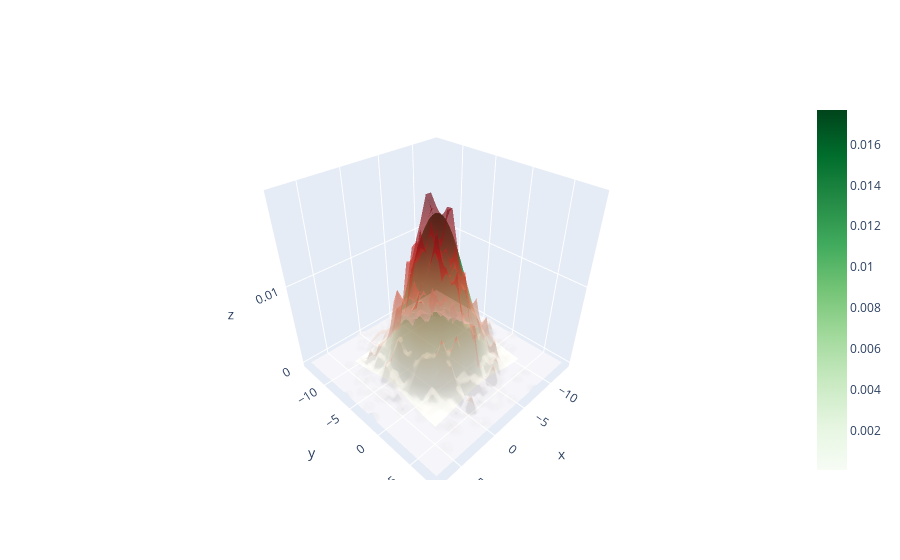

Source (notebook cell):
### Markdown cell above
Désormais, générons une loi normal de moyenne -3 et d'écart type 3.

### Code cell
def Box_Muller(N_sample = 10000,mu=-3,sigma=3):
    X_gen,Y_gen=[],[]
    for j in range(N_sample):
        u1 = nprd.uniform()
        u2=nprd.uniform()
        R= -2*np.log(u1)
        V=2*np.pi*u2
        X_gen.append(sigma*np.sqrt(R)*np.cos(V)+mu)
        Y_gen.append(sigma*np.sqrt(R)*np.sin(V)+mu)
    return(X_gen,Y_gen)

X,Y =  Box_Muller(N_sample = 5000,mu=-3,sigma=3)

from scipy.stats import multivariate_normal
norm_2d = multivariate_normal([-3,-3],3**2*np.identity(2))
x,y=np.mgrid[-10:4:.1, -10:4:.1]
z= np.dstack((x, y))
h,x2,y2,image = plt.hist2d(X,Y,bins=30,density=True)

fig = go.Figure(data=[go.Surface(z=norm_2d.pdf(z), x=x, y=y,opacity=0.7,colorscale="Greens"),
                      go.Surface(z=h, x=x2, y=y2, opacity=0.4,colorscale='Reds',showscale=False)])
fig.show()

### Figure 1 — Plotly figure (JSON) as saved in the notebook; plotly's stock layout.template omitted (floating-point values rounded to 4 significant figures; data arrays with more than 128 entries replaced by an {"elided": "..."} marker saying what was removed)
{"data": [{"colorscale": [[0, "rgb(247,252,245)"], [0.125, "rgb(229,245,224)"], [0.25, "rgb(199,233,192)"], [0.375, "rgb(161,217,155)"], [0.5, "rgb(116,196,118)"], [0.625, "rgb(65,171,93)"], [0.75, "rgb(35,139,69)"], [0.875, "rgb(0,109,44)"], [1, "rgb(0,68,27)"]], "opacity": 0.7, "type": "surface", "x": {"elided": "140x140 float values"}, "y": {"elided": "140x140 float values"}, "z": {"elided": "140x140 float values"}}, {"colorscale": [[0, "rgb(255,245,240)"], [0.125, "rgb(254,224,210)"], [0.25, "rgb(252,187,161)"], [0.375, "rgb(252,146,114)"], [0.5, "rgb(251,106,74)"], [0.625, "rgb(239,59,44)"], [0.75, "rgb(203,24,29)"], [0.875, "rgb(165,15,21)"], [1, "rgb(103,0,13)"]], "opacity": 0.4, "showscale": false, "type": "surface", "x": [-13.21, -12.49, -11.77, -11.05, -10.33, -9.611, -8.892, -8.172, -7.453, -6.734, -6.015, -5.296, -4.577, -3.858, -3.139, -2.42, -1.701, -0.9815, -0.2624, 0.4568, 1.176, 1.895, 2.614, 3.333, 4.052, 4.771, 5.49, 6.21, 6.929, 7.648, 8.367], "y": [-13.73, -12.98, -12.23, -11.48, -10.74, -9.987, -9.238, -8.489, -7.74, -6.991, -6.242, -5.493, -4.744, -3.995, -3.247, -2.498, -1.749, -0.9998, -0.2509, 0.4979, 1.247, 1.996, 2.745, 3.494, 4.242, 4.991, 5.74, 6.489, 7.238, 7.987, 8.736], "z": {"elided": "30x30 float values"}}], "layout": {}}
